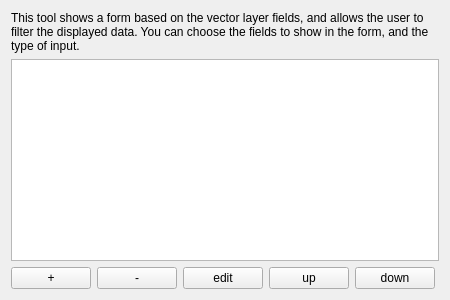
             <widget class="QWidget" name="scrollAreaWidgetContents_13">
              <property name="geometry">
               <rect>
                <x>0</x>
                <y>0</y>
                <width>450</width>
                <height>300</height>
               </rect>
              </property>
              <layout class="QVBoxLayout" name="verticalLayout_46">
               <item>
                <widget class="QLabel" name="label_form_filter">
                 <property name="styleSheet">
                  <string notr="true"/>
                 </property>
                 <property name="text">
                  <string>This tool shows a form based on the vector layer fields, and allows the user to filter the displayed data. You can choose the fields to show in the form, and the type of input.</string>
                 </property>
                 <property name="wordWrap">
                  <bool>true</bool>
                 </property>
                </widget>
               </item>
               <item>
                <widget class="QTableWidget" name="table_form_filter">
                 <property name="maximumSize">
                  <size>
                   <width>16777215</width>
                   <height>16777215</height>
                  </size>
                 </property>
                </widget>
               </item>
               <item>
                <layout class="QHBoxLayout" name="horizontalLayout_38">
                 <item>
                  <widget class="QPushButton" name="add_filter_form_button">
                   <property name="text">
                    <string notr="true">+</string>
                   </property>
                  </widget>
                 </item>
                 <item>
                  <widget class="QPushButton" name="remove_filter_form_button">
                   <property name="text">
                    <string notr="true">-</string>
                   </property>
                  </widget>
                 </item>
                 <item>
                  <widget class="QPushButton" name="edit_filter_form_button">
                   <property name="text">
                    <string notr="true">edit</string>
                   </property>
                  </widget>
                 </item>
                 <item>
                  <widget class="QPushButton" name="up_filter_form_button">
                   <property name="text">
                    <string notr="true">up</string>
                   </property>
                  </widget>
                 </item>
                 <item>
                  <widget class="QPushButton" name="down_filter_form_button">
                   <property name="text">
                    <string notr="true">down</string>
                   </property>
                  </widget>
                 </item>
                 <item>
                  <spacer name="horizontalSpacer_38">
                   <property name="orientation">
                    <enum>Qt::Horizontal</enum>
                   </property>
                   <property name="sizeHint" stdset="0">
                    <size>
                     <width>40</width>
                     <height>20</height>
                    </size>
                   </property>
                  </spacer>
                 </item>
                </layout>
               </item>
              </layout>
             </widget>
